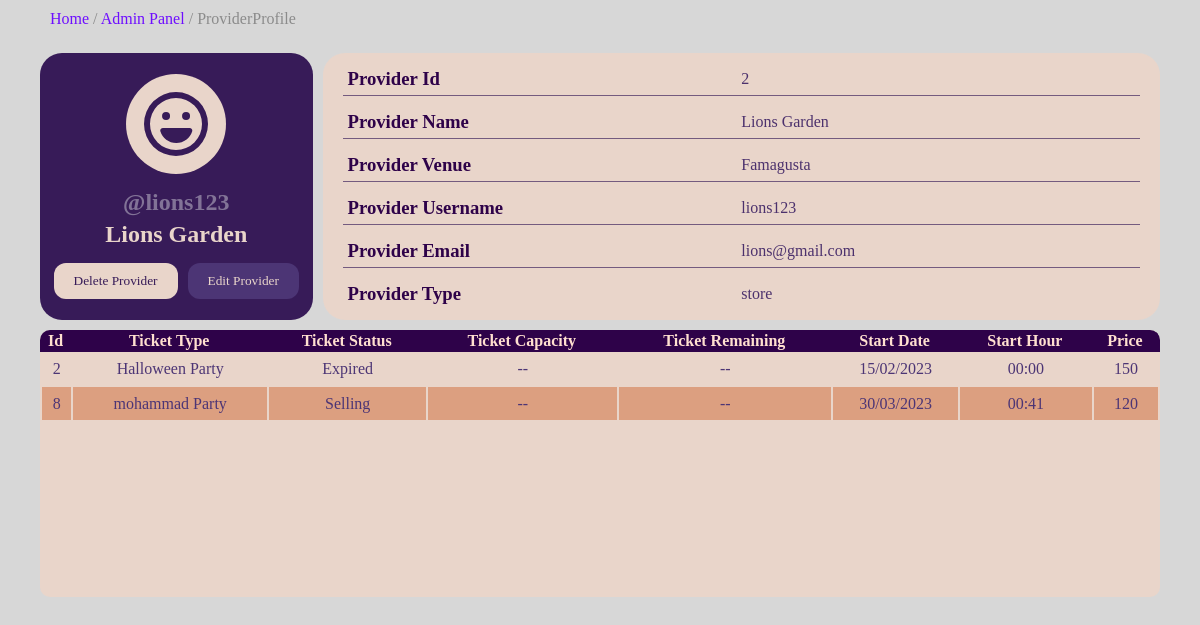
The page /panel/store/2/ (signed in) on the database its author committed.
### parties/models.py (models this page shows, shortened)
class Store(models.Model):
    username = models.OneToOneField(User,on_delete=models.CASCADE,null=True)
    name = models.CharField(max_length=100,verbose_name="Name",null=True)
    address = models.CharField(max_length=200,verbose_name="Address",null=True)
    email = models.CharField(max_length=100,verbose_name="Email",null=True)
    class Meta:
        verbose_name="Provider"
    def __str__(self):
        return self.username.username

class PartyTicket(models.Model):
    name =  models.CharField(max_length=50,verbose_name="Party Name",null=True)
    provider = models.ForeignKey(Store,on_delete=models.CASCADE,null=True)
    price = models.IntegerField(null=True)
    start_date = models.DateTimeField(verbose_name="Start Date",null=True)
    description = models.TextField(null=True,blank=True)
    TICKET_STATUS = [
        ('cancled','Cancled'),
        ('expired','Expired'),
        ('sold out','Sold out'),
        ('selling','Selling'),
    ]
    status = models.CharField(max_length=10,choices=TICKET_STATUS,default='Selling')

### account/decorators.py (the view)
        def wrapper(request,*args,**kwargs):
            if request.user.groups.exists:
                x = request.user.groups.all()[0]
            if str(x) in allowed_roles:
                return view_function(request,*args,**kwargs)
            else:
                return redirect("/")

### admin_panel/views.py (called while the page is built)
@login_required(login_url="/account/login/")
@allowed_users(['admin'])
def StoreInfo(request,pk):
    store = get_object_or_404(Store,id=pk)
    tickets = PartyTicket.objects.filter(provider__username__username=store)
    context = {
        'store':store,
        'tickets':tickets
    }
    return render(request,'admin/store-info.html',context)

### templates/admin/store-info.html (shortened to what this page needs)
{% load static %}
<!DOCTYPE html>
<html lang="en">
<head>
    <link rel="stylesheet" href="{% static 'css/store-info.css' %}">
</head>
<body>
    <div class="container" >
        <div class="sections">
            <span><a href="{% url 'home:home' %}">Home</a> / <a href="{% url 'admin-admin:admin-panel' user %}">Admin Panel</a> / <a href=".">ProviderProfile</a> </span>
        </div>
        <div class="content">
            <div class="storeProfile">
              <div class="profile">
              </div>
              <div class="profile-desc">
                <h4 class="username">@{{store.username}}</h4>
                <h2 class="fullname">{{store.name}}</h2>
              </div>
              <div class="btns">
                <button class="delete-store">Delete Provider</button>
                <button class="edit-store">Edit Provider</button>
              </div>
            </div>
            <div class="store-info">
                <div class=" store-information">
                    <h3 class="info-title">Provider Id</h3>
                    <p class="storeInfo">{{store.id}}</p>
                </div>
                <div class=" store-information">
                    <h3 class="info-title">Provider Name</h3>
                    <p class="storeInfo">{{store.name}}</p>
                </div>
                <div class=" store-information">
                    <h3 class="info-title">Provider Venue</h3>
                    <p class="storeInfo">{{store.address}}</p>
                </div>
                <div class=" store-information">
                    <h3 class="info-title">Provider Username</h3>
                    <p class="storeInfo">{{store.username}}</p>
                </div>
                <div class=" store-information">
                    <h3 class="info-title">Provider Email</h3>
                    <p class="storeInfo">{{store.email}}</p>
                </div>
                <div class=" store-information">
                    <h3 class="info-title">Provider Type</h3>
                    <p class="storeInfo">{{store.username.groups.all.0}}</p>
                </div>
            </div>
            <div class="purchased-tickets-table">
                <table>
                    <thead>
                        <tr>
                            <th>Id</th>
                            <th>Ticket Type</th>
                            <th>Ticket Status</th>
                            <th>Ticket Capacity</th>
                            <th>Ticket Remaining</th>
                            <th>Start Date</th>
                            <th>Start Hour</th>
                            <th>Price</th>
                        </tr>
                    </thead>
                    <tbody>
                        {% for ticket in tickets %}
                        <tr>
                            <td>{{ticket.id}}</td>
                            <td>{{ticket.name}} Party</td>
                            <td>{{ticket.get_status_display}}</td>
                            <td>--</td>
                            <td>--</td>
                            <td>{{ticket.start_date|date:'d/m/Y'}}</td>
                            <td>{{ticket.start_date|date:'H:i'}}</td>
                            <td>{{ticket.price}}</td>
                        </tr>
                        {% endfor %}
                    </tbody>
                </table>
            </div>
        </div>
    </div>
</body>
</html>

### rows shown on the page
Store: username "lions123", name "Lions Garden", id "2", address "Famagusta", email "lions@gmail.com", username.groups.all.0 "store"
PartyTicket: id "2", name "Halloween", status "Expired", start_date "15/02/2023", start_date "00:00", price "150"
PartyTicket: id "8", name "mohammad", status "Selling", start_date "30/03/2023", start_date "00:41", price "120"
